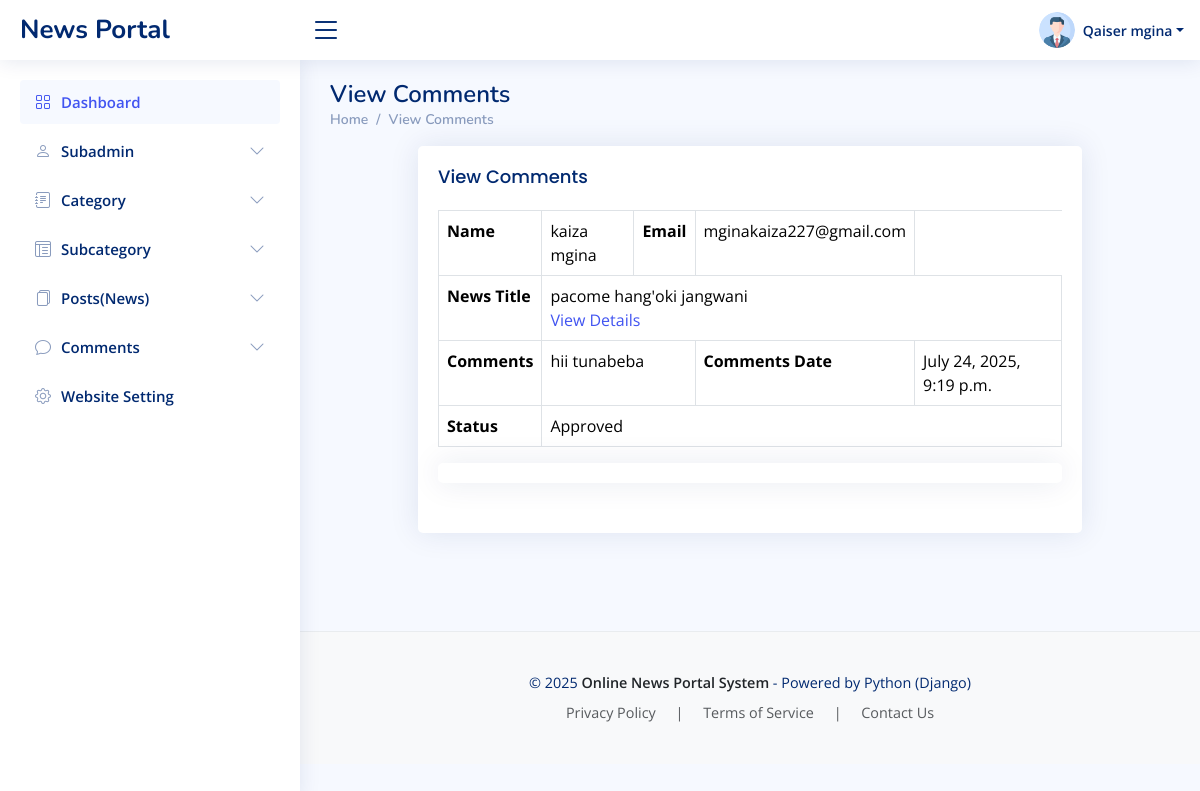
The page /ViewComments/1 (signed in) on the database its author committed.
### newsapp/models.py (models this page shows)
class CustomUser(AbstractUser):
    USER ={
        (1,'admin'),
        (2,'subadmin'),
    }
    user_type = models.CharField(choices=USER,max_length=50,default=1)
    profile_pic = models.ImageField(upload_to='media/profile_pic')

class Comments(models.Model):
    news_id = models.ForeignKey(News, on_delete=models.CASCADE)
    comment = models.TextField()
    name = models.CharField(max_length=250)
    email = models.CharField(max_length=250)
    status = models.CharField(max_length=250,blank=True)
    posted_date= models.DateTimeField(auto_now_add=True)
    updated_at = models.DateTimeField(auto_now=True)

class News(models.Model):
    cat_id = models.ForeignKey(Category, on_delete=models.CASCADE)
    subcategory_id = models.ForeignKey(Subcategory, on_delete=models.CASCADE)
    posttitle = models.TextField(blank=True)
    postdetails = models.TextField(blank=True)
    status = models.CharField(max_length=50)
    postimage = models.ImageField(upload_to='media/news')
    postedby = models.CharField(max_length=50)
    posted_date= models.DateTimeField(auto_now_add=True)
    updated_at = models.DateTimeField(auto_now=True)
    updatedby = models.CharField(max_length=50)

### onps/adminviews.py (the view)
# urls.py: path('ViewComments/<str:id>', adminviews.VIEW_COMMENTS, name='view-comments'),
@login_required(login_url='/')
def VIEW_COMMENTS(request,id):
    view_comments = Comments.objects.filter(id=id)
    context = {
         'view_comments':view_comments,
    }
    return render(request,'admin/view-comments-details.html',context)

### newsapp/context_processors.py (called while the page is built)
def category_processor(request):
    cat = Category.objects.all()
    return {'cat': cat}

def aboutus(request):
    first_page = Page.objects.first()
    return {'first_page':first_page}

### templates/admin/view-comments-details.html (shortened to what this page needs)
{% extends 'base.html' %}
{% block content %}
  <div class="pagetitle">
      <h1>View Comments</h1>
      <nav>
        <ol class="breadcrumb">
          <li class="breadcrumb-item"><a href="{% url 'dashboard' %}">Home</a></li>
          <li class="breadcrumb-item">View Comments</li>
        </ol>
      </nav>
    </div>
    <section class="section">
      <div class="row">
        <div class="col-lg-12" style="padding-left: 100px;padding-right: 100px;">
          <div class="card">
            <div class="card-body">
              <h5 class="card-title">View Comments</h5>
              <table id="example2" class="table table-bordered table-hover">
                {% for i in view_comments %}
                <tr>
                    <th>Name</th>
                       <td colspan="3">{{i.name }}</td>
                       <th>Email</th>
                       <td>{{i.email }}</td>
                       </tr>
<tr>
                    <th>News Title</th>
                       <td colspan="8">{{i.news_id.posttitle }}<br />
                        <a href="{% url 'views_posts' i.news_id.id %}" target="_blank">View Details</a>
                       </td>
                       </tr>
                       <tr>
                    <th>Comments</th>
                       <td colspan="4">{{i.comment}}</td>
                    <th>Comments Date</th>
                       <td colspan="4">{{i.posted_date }}</td>
                     </tr>
                       <tr>
<th>Status</th>
<td colspan="8"> {% if i.status %}
    {% if i.status == 'Approved' %}
       Approved
    {% elif i.status == 'Unapproved' %}
       Unapproved
    {% endif %}
{% else %}
    Not Action Taken Yet
{% endif %}</td>
</tr>
              </table>
              <div class="card">
                <div class="card-body">
                </div>
              </div>
{% endfor %}
            </div>
          </div>
        </div>
      </div>
    </section>  {% endblock %}

### templates/includes/header.html (shortened to what this page needs)
{% load static %}
<header id="header" class="header fixed-top d-flex align-items-center">
  {% if user.user_type == '1' %}
    <div class="d-flex align-items-center justify-content-between">
      <a href="{% url 'dashboard' %}" class="logo d-flex align-items-center">
        <span class="d-none d-lg-block">News Portal</span>
      </a>
      <i class="bi bi-list toggle-sidebar-btn"></i>
    </div>
    <nav class="header-nav ms-auto">
      <ul class="d-flex align-items-center">
        <li class="nav-item dropdown pe-3">
          <a class="nav-link nav-profile d-flex align-items-center pe-0" href="#" data-bs-toggle="dropdown">
            {% if user.profile_pic %}
            <img src="{{ user.profile_pic.url }}" alt="Profile" class="rounded-circle">
            {% else %}
            <img src="{% static 'img/default-profile.png' %}" alt="Profile" class="rounded-circle">
            {% endif %}
            <span class="d-none d-md-block dropdown-toggle ps-2">{{user.first_name}} {{user.last_name}}</span>
          </a>
        </li>
      </ul>
    </nav>
    {% endif %}
  </header>

### static/assets/css/style.css (style rules this page uses)
:root { scroll-behavior: smooth; }
body { font-family: "Open Sans", sans-serif; background: #f6f9ff; color: #444444; }
a { color: #4154f1; text-decoration: none; }
h1, h2, h3, h4, h5, h6 { font-family: "Nunito", sans-serif; }
.pagetitle { margin-bottom: 10px; }
.pagetitle h1 { font-size: 24px; margin-bottom: 0; font-weight: 600; color: #012970; }
.card { margin-bottom: 30px; border: none; border-radius: 5px; box-shadow: 0px 0 30px rgba(1, 41, 112, 0.1); }
.card-title { padding: 20px 0 15px 0; font-size: 18px; font-weight: 500; color: #012970; font-family: "Poppins", sans-serif; }
.card-body { padding: 0 20px 20px 20px; }
.breadcrumb { font-size: 14px; font-family: "Nunito", sans-serif; color: #899bbd; font-weight: 600; }
.breadcrumb a { color: #899bbd; transition: 0.3s; }
.breadcrumb .breadcrumb-item::before { color: #899bbd; }
.logo { line-height: 1; }
@media (min-width: 1200px) { .logo { width: 280px; } }
.logo span { font-size: 26px; font-weight: 700; color: #012970; font-family: "Nunito", sans-serif; }
.header { transition: all 0.5s; z-index: 997; height: 60px; box-shadow: 0px 2px 20px rgba(1, 41, 112, 0.1); background-color: #fff; padding-left: 20px; }
.header .toggle-sidebar-btn { font-size: 32px; padding-left: 10px; cursor: pointer; color: #012970; }
.header-nav ul { list-style: none; }
.header-nav>ul { margin: 0; padding: 0; }
.header-nav .nav-profile { color: #012970; }
.header-nav .nav-profile img { max-height: 36px; }
.header-nav .nav-profile span { font-size: 14px; font-weight: 600; }

### rows shown on the page
CustomUser: profile_pic (picture), first_name "Qaiser", last_name "mgina"
Comments: name "kaiza mgina", email "mginakaiza227@gmail.com", news_id.posttitle "pacome hang'oki jangwani", comment "hii tunabeba", posted_date "July 24, 2025, 9:19 p.m.", status "Approved"
